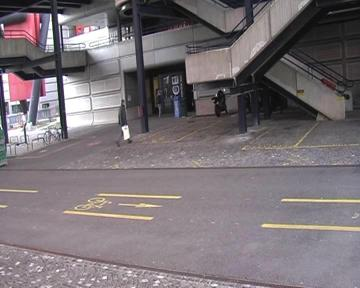
#> input picture multiclass_ground_truth_images/c1/00000001.jpg, 360 x 288 px, found by its file name
$ python feature_detection.py
#> lines starting #> are read from the running program, lines starting #| are printed output that depends on the picture
import cv2
import numpy as np

class FeatureDetector:
    def __init__(self, num_features=3000, lowe_ratio=0.7, quality_level=0.1):
        self.orb = cv2.ORB_create(nfeatures=num_features, scaleFactor=1.2, nlevels=8, edgeThreshold=15)
        self.bf = cv2.BFMatcher(cv2.NORM_HAMMING, crossCheck=False)
        self.lowe_ratio = lowe_ratio
        self.quality_level = quality_level

    def detect_features(self, img):
        if len(img.shape) > 2:
            gray = cv2.cvtColor(img, cv2.COLOR_BGR2GRAY)
        else:
            gray = img

        kp, des = self.orb.detectAndCompute(gray, None)

        if des is None or len(kp) == 0:
            return [], None

        return kp, des

    def match_features(self, des1, des2, kp1, kp2):
        if des1 is None or des2 is None or len(kp1) < 8 or len(kp2) < 8:
            return []

        try:
            matches = self.bf.match(des1, des2)
            matches = sorted(matches, key=lambda x: x.distance)[:200]

            if len(matches) < 8:
                return []

            src_pts = np.float32([kp1[m.queryIdx].pt for m in matches]).reshape(-1, 1, 2)
            dst_pts = np.float32([kp2[m.trainIdx].pt for m in matches]).reshape(-1, 1, 2)

            F, mask = cv2.findFundamentalMat(src_pts, dst_pts, cv2.FM_RANSAC, 5.0)

            if F is None or mask is None:
                return []

            inlier_matches = [m for i, m in enumerate(matches) if mask[i]]

            return inlier_matches if len(inlier_matches) >= 8 else []
        except:
            return []

def draw_matches(img1, kp1, img2, kp2, matches):
    """
    Draw matches between two images.
    """
    return cv2.drawMatches(img1, kp1, img2, kp2, matches, None, flags=cv2.DrawMatchesFlags_NOT_DRAW_SINGLE_POINTS)


if __name__ == '__main__':
    try:
        img1_path = 'multiclass_ground_truth_images/c0/00000001.jpg'
        img2_path = 'multiclass_ground_truth_images/c1/00000001.jpg'

        img1 = cv2.imread(img1_path)
#> img1 is the input picture: shape (288, 360, 3); mean B, G, R 117.9, 113.5, 121.4
        img2 = cv2.imread(img2_path)

        if img1 is None or img2 is None:
            raise FileNotFoundError("Could not load images. Check file paths.")

        detector = FeatureDetector()

        kp1, des1 = detector.detect_features(img1)
#> in detect_features, `gray = cv2.cvtColor(img, cv2.COLOR_BGR2GRAY)`:
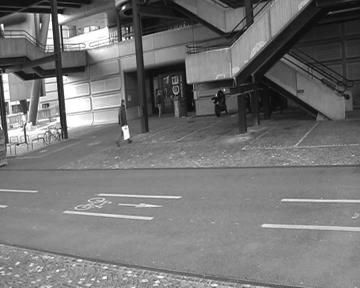
#> gray: shape (288, 360); min 1, max 255, mean 116.4
#> in detect_features, `kp, des = self.orb.detectAndCompute(gray, None)`: kp = 2089 keypoints; strongest (x, y, size): (58, 15, 31), (55, 78, 31), (64, 76, 31), (61, 26, 31)
#> kp1 has the same summary as kp in detect_features
        kp2, des2 = detector.detect_features(img2)
#> kp2 has the same summary as kp in detect_features

        matches = detector.match_features(des1, des2, kp1, kp2)
#> in match_features, `matches = self.bf.match(des1, des2)`: matches = 2089 matches
#> in match_features, `matches = sorted(matches, key=lambda x: x.distance)[:200]`: matches = 200 matches
#> in match_features, `src_pts = np.float32([kp1[m.queryIdx].pt for m in matches]).reshape(-1..`: src_pts = 200 rows, first 8: [56, 93], [58, 15], [50, 15], [25, 141], [33, 16], [23, 139], [125, 138], [128, 136]
#> in match_features, `dst_pts = np.float32([kp2[m.trainIdx].pt for m in matches]).reshape(-1..`: dst_pts has the same summary as src_pts
#> matches = []

        print(f"Found {len(matches)} good matches.")
#| Found 0 good matches.

        matched_img = draw_matches(img1, kp1, img2, kp2, matches)
#> in draw_matches, `return cv2.drawMatches(img1, kp1, img2, kp2, matches, None, flags=cv2...`:
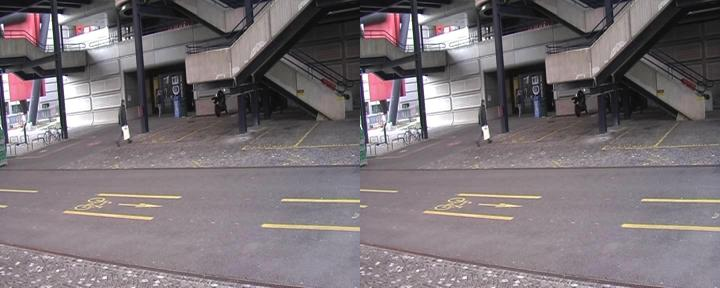
#> returned value: shape (288, 720, 3); mean of channels 0, 1, 2 117.9, 113.5, 121.4; drawn as B, G, R

        cv2.imshow('Matches', matched_img)
        cv2.waitKey(0)
        cv2.destroyAllWindows()

    except (FileNotFoundError, cv2.error) as e:
        print(f"Error: {e}")
        print("Please ensure that the image paths are correct and OpenCV is installed correctly.")
        print("Example paths are for the EPFL dataset structure.")
